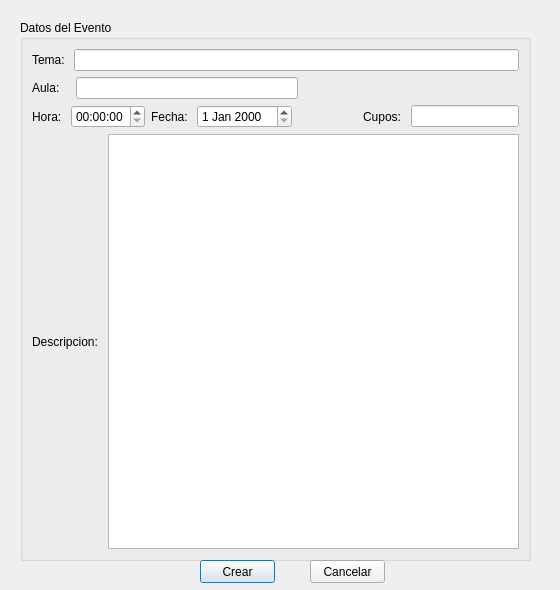
<?xml version="1.0" encoding="UTF-8"?>
<ui version="4.0">
 <class>CrearEvento</class>
 <widget class="QDialog" name="CrearEvento">
  <property name="geometry">
   <rect>
    <x>0</x>
    <y>0</y>
    <width>560</width>
    <height>590</height>
   </rect>
  </property>
  <property name="windowTitle">
   <string>Crear Evento</string>
  </property>
  <widget class="QGroupBox" name="groupBox">
   <property name="geometry">
    <rect>
     <x>20</x>
     <y>20</y>
     <width>511</width>
     <height>541</height>
    </rect>
   </property>
   <property name="title">
    <string>Datos del Evento</string>
   </property>
   <layout class="QVBoxLayout" name="verticalLayout_2">
    <item>
     <layout class="QVBoxLayout" name="verticalLayout">
      <item>
       <layout class="QHBoxLayout" name="horizontalLayout">
        <item>
         <widget class="QLabel" name="label">
          <property name="text">
           <string>Tema: </string>
          </property>
         </widget>
        </item>
        <item>
         <widget class="QLineEdit" name="lineEdit"/>
        </item>
       </layout>
      </item>
      <item>
       <layout class="QHBoxLayout" name="horizontalLayout_2">
        <item>
         <widget class="QLabel" name="label_2">
          <property name="text">
           <string>Aula:   </string>
          </property>
         </widget>
        </item>
        <item>
         <widget class="QLineEdit" name="lineEdit_2"/>
        </item>
        <item>
         <spacer name="horizontalSpacer_2">
          <property name="orientation">
           <enum>Qt::Horizontal</enum>
          </property>
          <property name="sizeHint" stdset="0">
           <size>
            <width>80</width>
            <height>20</height>
           </size>
          </property>
         </spacer>
        </item>
       </layout>
      </item>
      <item>
       <layout class="QHBoxLayout" name="horizontalLayout_3">
        <item>
         <layout class="QHBoxLayout" name="horizontalLayout_4">
          <item>
           <widget class="QLabel" name="label_5">
            <property name="text">
             <string>Hora: </string>
            </property>
           </widget>
          </item>
          <item>
           <layout class="QHBoxLayout" name="horizontalLayout_6"/>
          </item>
          <item>
           <widget class="QTimeEdit" name="timeEdit"/>
          </item>
          <item>
           <widget class="QLabel" name="label_4">
            <property name="text">
             <string>Fecha: </string>
            </property>
           </widget>
          </item>
          <item>
           <widget class="QDateEdit" name="dateEdit"/>
          </item>
          <item>
           <spacer name="horizontalSpacer">
            <property name="orientation">
             <enum>Qt::Horizontal</enum>
            </property>
            <property name="sizeHint" stdset="0">
             <size>
              <width>40</width>
              <height>20</height>
             </size>
            </property>
           </spacer>
          </item>
          <item>
           <widget class="QLabel" name="label_7">
            <property name="text">
             <string>Cupos: </string>
            </property>
           </widget>
          </item>
          <item>
           <widget class="QLineEdit" name="lineEdit_7"/>
          </item>
         </layout>
        </item>
       </layout>
      </item>
     </layout>
    </item>
    <item>
     <layout class="QHBoxLayout" name="horizontalLayout_5">
      <item>
       <widget class="QLabel" name="label_6">
        <property name="text">
         <string>Descripcion: </string>
        </property>
       </widget>
      </item>
      <item>
       <widget class="QTextEdit" name="textEdit"/>
      </item>
     </layout>
    </item>
   </layout>
  </widget>
  <widget class="QPushButton" name="pushButton">
   <property name="geometry">
    <rect>
     <x>200</x>
     <y>560</y>
     <width>75</width>
     <height>23</height>
    </rect>
   </property>
   <property name="text">
    <string>Crear</string>
   </property>
  </widget>
  <widget class="QPushButton" name="pushButton_2">
   <property name="geometry">
    <rect>
     <x>310</x>
     <y>560</y>
     <width>75</width>
     <height>23</height>
    </rect>
   </property>
   <property name="text">
    <string>Cancelar</string>
   </property>
  </widget>
 </widget>
 <resources/>
 <connections>
  <connection>
   <sender>pushButton_2</sender>
   <signal>clicked()</signal>
   <receiver>CrearEvento</receiver>
   <slot>close()</slot>
   <hints>
    <hint type="sourcelabel">
     <x>359</x>
     <y>574</y>
    </hint>
    <hint type="destinationlabel">
     <x>426</x>
     <y>576</y>
    </hint>
   </hints>
  </connection>
 </connections>
</ui>
